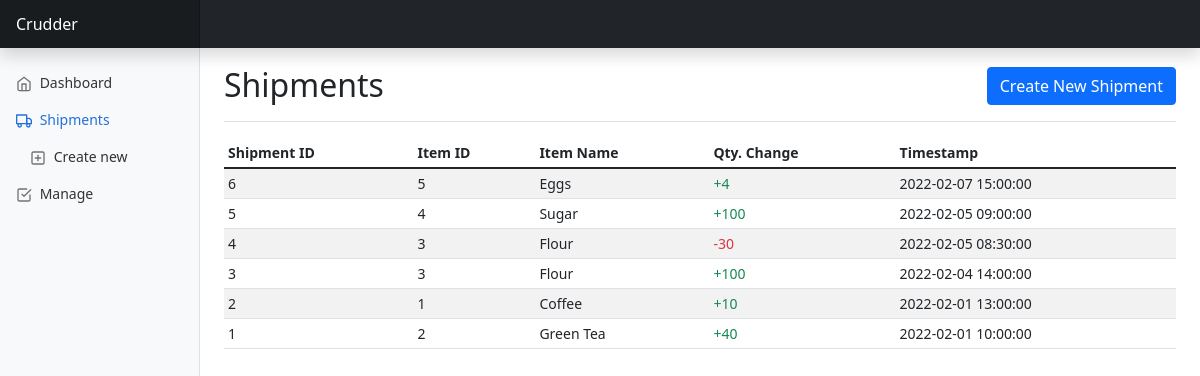
Screenshot of /shipments with the database file from the repository.
### tables this page shows
CREATE TABLE shipments (
  id INTEGER PRIMARY KEY AUTOINCREMENT,
  item_id INTEGER,
  quantity INTEGER,
  time_created TEXT,
  FOREIGN KEY(item_id) REFERENCES items(id)
);

CREATE TABLE items (
  id INTEGER PRIMARY KEY AUTOINCREMENT,
  name TEXT,
  description TEXT,
  price REAL
);

### app.py (the view)
@app.route('/shipments')
def shipments():
    conn = db.get_db_connection()
    shipments_data = db.execute_query(
        conn=conn,
        query=constants.GET_SHIPMENTS_QUERY
    ).fetchall()
    conn.close()
    return render_template('shipments.html', shipments=shipments_data)

### db.py (called while the page is built)
def get_db_connection(db='database.db'):
    conn = sqlite3.connect(db)
    conn.row_factory = sqlite3.Row
    return conn

def get_db_cursor(conn):
    return conn.cursor()

def execute_query(conn, query, args=None):
    cursor = get_db_cursor(conn)
    if args:
        cursor.execute(query, args)
    else:
        cursor.execute(query)
    conn.commit()
    return cursor

### templates/shipments.html (shortened to what this page needs)
{% extends "base.html" %}
{% block sidebar %}
  <li class="nav-item">
    <a class="nav-link" href="/index">
      <span data-feather="home"></span>
      Dashboard
    </a>
  </li>
  <li class="nav-item">
    <a class="nav-link active" aria-current="page" href="/shipments">
      <span data-feather="truck"></span>
      Shipments
    </a>
    <ul class="nav flex-column">
      <li class="nav-item"><a class="nav-link" href="/shipments/create">
        <span data-feather="plus-square"></span>
        Create new
      </a>
      </li>
    </ul>
  </li>
  <li class="nav-item">
    <a class="nav-link" href="/manage">
      <span data-feather="check-square"></span>
      Manage
    </a>
  </li>
{% endblock %}
{% block header %}Shipments{% endblock %}
{% block task_buttons %}
  <a href="/shipments/create" class="btn btn-primary">Create New Shipment</a>
{% endblock %}
{% block content %}
  <div class="table-responsive">
    <table class="table table-striped table-sm">
      <thead>
        <tr>
          <th scope="col">Shipment ID</th>
          <th scope="col">Item ID</th>
          <th scope="col">Item Name</th>
          <th scope="col">Qty. Change</th>
          <th scope="col">Timestamp</th>
        </tr>
      </thead>
      <tbody>
      {% for shipment in shipments %}
        <tr>
          <td>{{ shipment["shipment_id"] }}</td>
          <td>{{ shipment["item_id"] }}</td>
          <td>{{ shipment["name"] }}</td>
            {% if shipment["quantity"] < 0 %}
              <td><span class="text-success">+{{ shipment["quantity"] * -1 }}</span></td>
            {% else %}
              <td><span class="text-danger">{{ shipment["quantity"] * -1 }}</span></td>
            {% endif %}
          <td>{{ shipment["time_created"] }}</td>
        </tr>
      {% endfor %}</tbody>
    </table>
  </div>
{% endblock %}

### static/dashboard.css (style rules this page uses)
body { font-size: .875rem; }
li > ul > li { padding-left: 1em; }
.feather { width: 16px; height: 16px; vertical-align: text-bottom; }
.sidebar .nav-link { font-weight: 500; color: #333; }
.sidebar .nav-link .feather { margin-right: 4px; color: #727272; }
.sidebar .nav-link.active { color: #2470dc; }
.sidebar .nav-link:hover .feather, .sidebar .nav-link.active .feather { color: inherit; }

### rows the page displays
shipments: shipment_id "6", item_id "5", name "Eggs", quantity "4", time_created "2022-02-07 15:00:00"
shipments: shipment_id "5", item_id "4", name "Sugar", quantity "100", time_created "2022-02-05 09:00:00"
shipments: shipment_id "4", item_id "3", name "Flour", quantity "-30", time_created "2022-02-05 08:30:00"
shipments: shipment_id "3", item_id "3", name "Flour", quantity "100", time_created "2022-02-04 14:00:00"
shipments: shipment_id "2", item_id "1", name "Coffee", quantity "10", time_created "2022-02-01 13:00:00"
shipments: shipment_id "1", item_id "2", name "Green Tea", quantity "40", time_created "2022-02-01 10:00:00"
